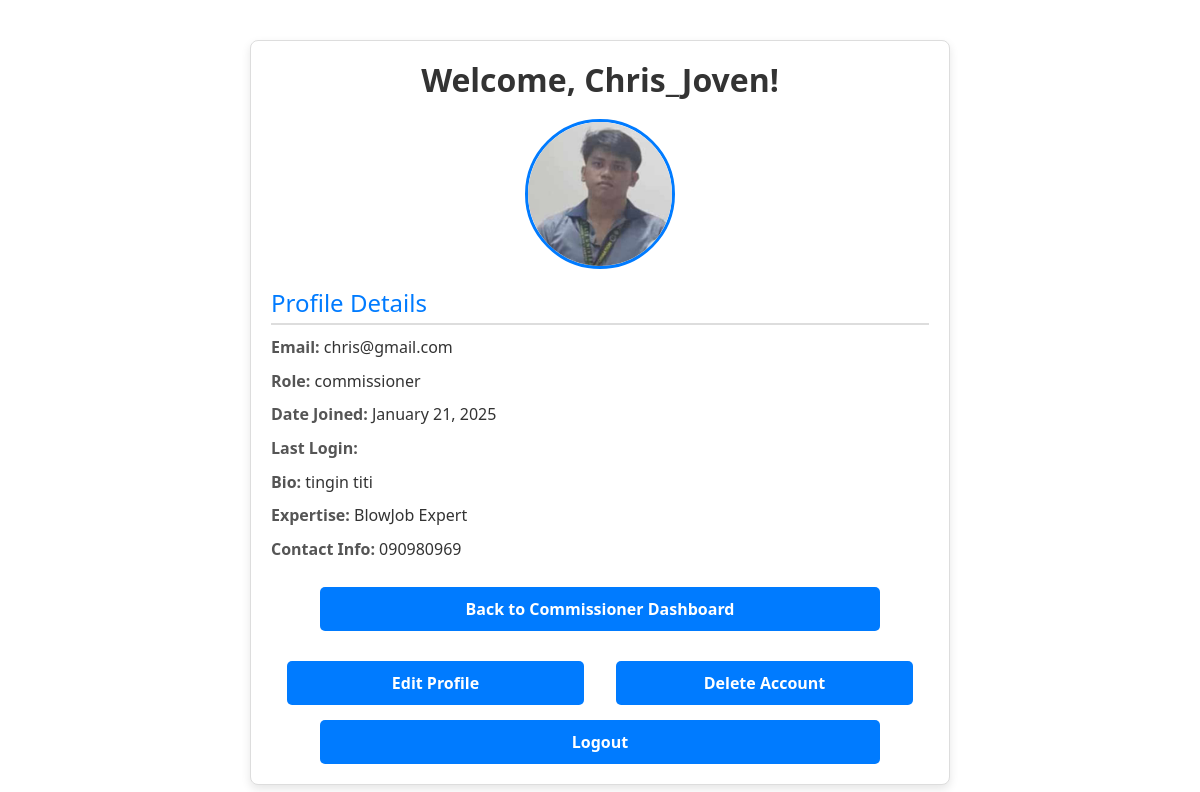
Page /profile/ (signed in) on the committed database.
### app/models.py (models this page shows, shortened)
class CustomUser(AbstractUser):
    ROLE_CHOICES = (
        ('student', 'Student'),
        ('commissioner', 'Commissioner'),
    )
    role = models.CharField(max_length=20, choices=ROLE_CHOICES, default='student')

class Profile(models.Model):
    user = models.OneToOneField(settings.AUTH_USER_MODEL, on_delete=models.CASCADE)
    bio = models.TextField(blank=True, null=True)
    expertise = models.CharField(max_length=255, blank=True, null=True)
    contact_info = models.CharField(max_length=100, blank=True, null=True)
    profile_picture = models.ImageField(upload_to='profile_pictures/', blank=True, null=True, default='profile_pictures/default.jpg')

### app/views.py (the view)
# urls.py: path('profile/', views.profile, name='profile'),
@login_required
def profile(request):
    return render(request, 'app/profile.html', {
        'user': request.user,
        'profile': request.user.profile,
    })

### app/templates/app/profile.html (shortened to what this page needs)
{% load static %}
<!DOCTYPE html>
<html lang="en">
<head>
    <link rel="stylesheet" href="{% static 'css/bootstrap.min.css' %}">
    <link rel="stylesheet" href="{% static 'css/profile.css' %}">
</head>
<body>
    <div class="container profile-container">
        <h1 class="profile-header">Welcome, {{ user.username }}!</h1>
        <div class="profile-picture-container">
            {% if user.profile.profile_picture %}
                <img src="{{ user.profile.profile_picture.url }}" alt="{{ user.username }}'s Profile Picture" class="profile-picture">
            {% else %}
                <img src="{% static 'profile_pictures/default.jpg' %}" alt="Default Profile Picture" class="profile-picture">
            {% endif %}
        </div>
        <div class="profile-details">
            <h2 class="details-header">Profile Details</h2>
            <p><strong>Email:</strong> {{ user.email }}</p>
            <p><strong>Role:</strong> {{ user.role }}</p>
            <p><strong>Date Joined:</strong> {{ user.date_joined|date:"F d, Y" }}</p>
            <p><strong>Last Login:</strong> {{ user.last_login|date:"F d, Y H:i" }}</p>
            <p><strong>Bio:</strong> {{ profile.bio|default:"Not provided." }}</p>
            <p><strong>Expertise:</strong> {{ profile.expertise|default:"Not provided." }}</p>
            <p><strong>Contact Info:</strong> {{ profile.contact_info|default:"Not provided." }}</p>
        </div>
        <div class="profile-navigation">
            {% if user.role == 'student' %}
                <a href="{% url 'student-dashboard' %}" class="btn btn-primary">Back to Student Dashboard</a>
            {% elif user.role == 'commissioner' %}
                <a href="{% url 'commissioner-dashboard' %}" class="btn btn-primary">Back to Commissioner Dashboard</a>
            {% endif %}
        </div>
        <div class="profile-actions">
            <a href="{% url 'edit_profile' %}" class="btn btn-info">Edit Profile</a>
            <a href="{% url 'delete_account' %}" class="btn btn-danger" onclick="return confirm('Are you sure you want to delete your profile? This action is irreversible.')">Delete Account</a>
        </div>
        <div class="logout-container">
            <a href="{% url 'logout' %}" class="btn btn-warning">Logout</a>
        </div>
    </div>
</body>
</html>

### static/css/profile.css (style rules this page uses)
.profile-container { max-width: 700px; margin: 40px auto; padding: 20px; background-color: #ffffff; border: 1px solid #ddd; border-radius: 8px; box-shadow: 0px 4px 10px rgba(0, 0, 0, 0.1); }
.profile-header { font-size: 2rem; color: #333; text-align: center; font-weight: 600; }
.profile-picture-container { text-align: center; margin-top: 20px; margin-bottom: 20px; }
.profile-picture { width: 150px; height: 150px; border-radius: 50%; cursor: pointer; object-fit: cover; border: 3px solid #007bff; transition: transform 0.2s ease-in-out; }
.profile-details { margin-top: 20px; color: #555; line-height: 1.6; }
.details-header { font-size: 1.5rem; color: #222; margin-bottom: 10px; }
.profile-navigation { text-align: center; margin-top: 25px; }
.profile-navigation .btn { padding: 10px 15px; width: 85%; margin-bottom: 10px; }
.profile-actions { text-align: center; margin-top: 20px; display: flex; justify-content: space-around; }
.profile-actions .btn { width: 45%; }
.logout-container { text-align: center; margin-top: 15px; }
.logout-container .btn { width: 85%; }
.profile-details { margin: 20px 0; text-align: left; }
.profile-details h2 { margin-bottom: 10px; font-size: 1.5rem; color: #007bff; border-bottom: 2px solid #ddd; padding-bottom: 5px; }
.profile-details p { margin: 8px 0; font-size: 1rem; color: #333; }
.profile-details p strong { color: #555; }
.btn { display: inline-block; padding: 10px 15px; font-size: 1rem; font-weight: bold; color: #fff; background-color: #007bff; border: none; border-radius: 5px; cursor: pointer; text-align: center; transition: background-color 0.3s ease; }

### rows in the picture
CustomUser: username "Chris_Joven", profile.profile_picture (picture), email "chris@gmail.com", role "commissioner", date_joined "January 21, 2025"
Profile: bio "tingin titi", expertise "BlowJob Expert", contact_info "090980969"
